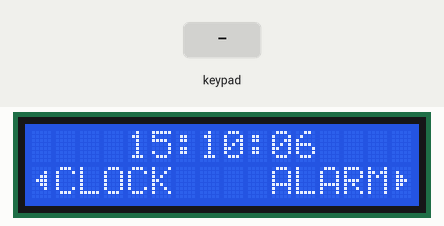
Bench run of a sketch on a simulated Arduino Uno, built with avr-gcc and run on an emulated ATmega328P. Shown: 16×2 character LCD. The inputs (shaded band) are chosen by the test bench.

Above: at 1.3 s.
1.4 s: key 'R' pressed
At 2.0 s:
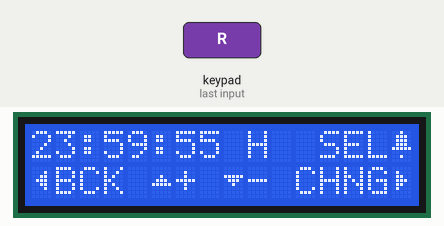
3.1 s: key 'S' pressed
At 4.8 s:
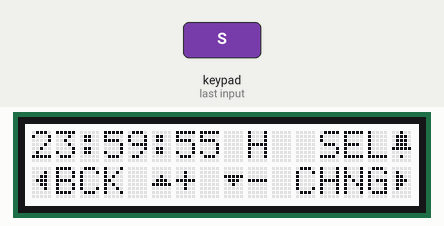
5.1 s: key 'L' pressed
At 5.9 s:
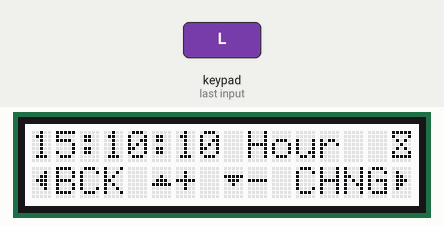
Timing chart, 0 to 8.1 s (numbered marks = the images above; inputs shaded):
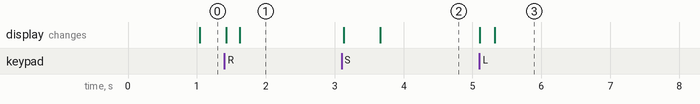

Measured:
- after the input at 1.4 s, the display: first changes at once (image 1 shows a later state)
- after the input at 3.1 s, the display: first changes at once (image 2 shows a later state)
- after the input at 5.1 s, the display: first changes at once (image 3 shows a later state)

The sketch:

Coursework-Alarm-Clock.ino
```cpp
#include <Adafruit_RGBLCDShield.h> // Header file for LCD Shield function

#define RED 0x1 // Colour Constants for the LED Backlight
#define YELLOW 0x3
#define GREEN 0x2
#define TEAL 0x6
#define BLUE 0x4
#define VIOLET 0x5
#define WHITE 0x7

Adafruit_RGBLCDShield lcd = Adafruit_RGBLCDShield(); // Initialise LCD Shield library

enum Display { // Declare all the alarms possible states as an Enum
  CLOCK,
  CLOCKSET,
  ALARMSET,
  ALARM, // Each one represents a different possible state,
};       // and allows us to easily determine what state the alarm is in at any one time


Display display = CLOCK; // Start the alarm in the CLOCK state

void SetDisplayType(Display type){ // create a Helper function to change the state of the alarm
  display = type;
  lcd.clear(); // Clear the screen because when we change state we are most likely going to be drawing something new
}

class Time { // Time Class is used help us handle the time format and update it, while keeping it all organised and easy to use
  private:
    long second; // Private variables are only available to functions inside this class
    long minute;
    long hour;
    long starttime; // starttime is used to offset the time at the start, allowing us to start at times other than 00:00:00
    long startmillis; // startmillis is used as an offset to time how long people spend in the menu setting the alarm then adjust the time accordingly
                      // since my clock uses millis() the time is always being updated

    bool aalive = false; // Alarm clock variables
    long ahour;
    long asecond;
    long aminute;

    String DigitDisplay(int t){ // Adds trailing zeroes to numbers below 10, keeps formatting pretty standard
      if(t < 10){
        return "0" + String(t);
      }
      return String(t);
    }

    long TimeToSeconds(){
      return (hour * 60 * 60) + (minute * 60) + (second); // Converts our whole time to seconds
    }

  public:

    Time(int h=15,int m=10, int s=5){
      SetTime(h,m,s);
      SetOffset(); // When the class is intialised and the default time is set store it as our start time
    }

    void SetTime(int h, int m, int s){ // used to set our time after the class has been constructed
      SetHour(h);
      SetMinute(m);
      SetSecond(s);
      SetOffset();
    }

    void SetOffset(){
      starttime = TimeToSeconds(); // Resets the offset of the time
      SetMillisOffset();
    }

    void SetMillisOffset(){
      startmillis = millis() / 1000; // Sets the clock set offset in seconds
    }

    long GetHour(){
      return hour; // Returns the hour of the time as a long
    }

    void SetHour(long h){
      if (h > 23){
        hour = 23;
      }
      else if (h <= 0){
        hour = 0;
      }
      else{
        hour = h;
      } // used to clamp the hour variable to standard hours
      SetOffset(); // update the offsets with the new time
    }

    long GetMinute(){
      return minute; // Return the minutes as a long
    }

    void SetMinute(long m){
      if (m > 59){
        minute = 59;
      }
      else if(m <= 0){
        minute = 0;
      }
      else{
        minute = m;
      } // Clamps minutes between 0-59
      SetOffset();// update the offsets since the time has been changed
    }

    long GetSecond(){
      return second; // return second as a long
    }

    void SetSecond(long s){
      if (s > 59){
        second = 59;
      }
      else if(s <= 0){
        second = 0;
      }
      else{
        second = s;
      } // same as above
      SetOffset();
    }

    String GetTime(){
      return DigitDisplay(hour) + ":" + DigitDisplay(minute) + ":" + DigitDisplay(second);
    } // Return a formatted time with trailing zeroes and :

    void SetAlarm(long h, long m, long s){
      ahour = h;
      aminute = m;
      asecond = s;
      aalive = true; // used to start the alarm at a given time
    }

    void SetAlarm(bool active){
      aalive = active; // Sets the alarm on or off
    }

    bool IsAlarm(){
      return aalive; // returns if the alarm is on as a bool (True = on / False = off)
    }

    void CheckAlarm(){
      if (!aalive){ return; } // check if the alarm is active
      if (second == asecond && minute == aminute && hour == ahour){ // check if all the seconds, minutes and hours line up
        Alarm(); // if so activate the alarm
      }
    }

    void Alarm(){
      SetDisplayType(ALARM); // set the display type
      lcd.clear(); // clear the screen
      aalive = false; // turn the alarm off
    }

    void AddTime(long s){ // used to add seconds to the current time
      if (GetSecond() + s < 60){
        SetSecond(GetSecond() + s);
      }
      else {
        int r = (GetSecond() + s) - 60;
        if(GetMinute() == 59){
          if(GetHour() == 23){
            SetHour(0);
          }
          else{
            SetHour(GetHour() + 1);
          }
          SetMinute(0);
        }
        else{
          SetMinute(GetMinute() + 1);
        }
        SetSecond(r);
      } // each statement checks to ensure that the updating value will be inside their range, if not we update that value and carry the remainder to update
    }   // only supports an extra minute or so, because of `int r = (GetSecond() + s) - 60;` could possible be still above 60 and then setSecond will clamp that value back to 59

    void Update(){
      long t = ((millis() / 1000) - startmillis) + starttime; // Applies the offset of when we set the time, returns uptime in seconds with the offsets applied
      second = (t % 60); // work out the amount of seconds passed this minute
      minute = (t / 60) % 60; // works out the amount of minutes
      hour = (t / 60 / 60) % 24; // works out the amount of hours

      CheckAlarm(); // check the updated values against the alarm
    }
};

Time time; // Initial Time class used for time keeping

char buffer[24]; // buffer used to print the help menus, along the bottom

enum Character{ // Custom Characters
  LeftArrow = 1,
  RightArrow = 2,
  DownArrow = 3,
  UpArrow = 4,
  Alarm = 5,
  Clock = 6,
};

uint8_t LArrow[8] = {0,2,6,14,6,2,0};
uint8_t RArrow[8] = {0,8,12,14,12,8,0};
uint8_t DArrow[8] = {0,0,31,14,4,0,0};
uint8_t UArrow[8] = {0,0,4,14,31,0,0};

uint8_t AAlarm[8] = {4,14,14,14,31,0,4};
uint8_t AClock[8] = {31,17,10,4,10,17,31}; // Custom Characters

void setup() {
  // put your setup code here, to run once:
  Serial.begin(9600); // start the serial monitor
  lcd.begin(16,2); // start the lcd with a dimension of 16,2

  lcd.createChar(LeftArrow, LArrow);
  lcd.createChar(RightArrow, RArrow);
  lcd.createChar(DownArrow, DArrow);
  lcd.createChar(UpArrow, UArrow);
  lcd.createChar(Alarm, AAlarm);
  lcd.createChar(Clock, AClock); // register the custom characters to their corresponding enum with the predefined arrays
}

void loop() { // main loop, everything updates in here
  // put your main code here, to run repeatedly:
  if (display == CLOCK){ // if we're on the main display update the time
     time.Update(); // Update the Time based on system clock / offset
  }

  switch(display){ // depending on the display depends on what function we run, and in turn what is drawn on the screen
    case CLOCK: HandleClock(); break;
    case CLOCKSET: HandleClockSet(); break;
    case ALARMSET: HandleAlarmSet(); break;
    case ALARM: HandleAlarm(); break;
    default: HandleClock();
  }

  ButtonHandler(); // Run the global button handler, some functions will have their own handlers as well to handle custom functions
}

void HandleClock(){
  lcd.setCursor(0,0);
  lcd.print("    " + time.GetTime() + " "); // string is used for padding to centre time

  if(time.IsAlarm()){
    lcd.setCursor(15,0);
    sprintf(buffer, "%c", Alarm); // if the alarm is on draw an indicator in the top right
    lcd.print(buffer);
  }

  lcd.setCursor(0,1);
  sprintf(buffer, "%cCLOCK    ALARM%c", LeftArrow, RightArrow);
  lcd.print(buffer); // Help Menu for Clock
}

enum SetType{
  Hour,
  Minute,
  Second,
};

SetType caretPos = Hour; // stores the current position to alter

void HandleClockSet(){ // Clock Set Function
  uint8_t buttons = lcd.readButtons();

  if(buttons){
    if(buttons & BUTTON_UP){
      switch(caretPos){ // get the current caret position and add 1 to that value
        case Hour: time.SetTime(time.GetHour() + 1, time.GetMinute(), time.GetSecond()); break;
        case Minute: time.SetTime(time.GetHour(), time.GetMinute() + 1, time.GetSecond());  break;
        case Second: time.SetTime(time.GetHour(), time.GetMinute(), time.GetSecond() + 1);  break;
      }
      time.SetMillisOffset();
    }
    if(buttons & BUTTON_DOWN){
      switch(caretPos){ // same as above but take away 1
        case Hour: time.SetTime(time.GetHour() - 1, time.GetMinute(), time.GetSecond()); break;
        case Minute: time.SetTime(time.GetHour(), time.GetMinute() - 1, time.GetSecond()); break;
        case Second: time.SetTime(time.GetHour(), time.GetMinute(), time.GetSecond() -1); break;
      }
      time.SetMillisOffset();
    }
    if(buttons & BUTTON_RIGHT){
      int tmp = (int)caretPos + 1; // cast enum to int + 1
      if(tmp > (int)Second){ // check if we're on the last enum
        caretPos = Hour; // change enum to start
      }
      else{
        caretPos = (SetType)tmp; // if not cast the increment enum back to SetType
      }
    }
  }

  lcd.setCursor(9, 0);
  switch(caretPos){
    case Hour: lcd.print("Hour"); break; // Prevents us from having to clear the screen if we make them all the same amount of characters
    case Minute: lcd.print("Mins"); break;
    case Second: lcd.print("Secs"); break;
  }
  sprintf(buffer, "%c", Clock);
  lcd.setCursor(15,0);
  lcd.print(buffer);

  lcd.setCursor(0,0);
  lcd.print(time.GetTime()); // general drawing, time, icon and help menu

  lcd.setCursor(0,1);
  sprintf(buffer, "%cBCK %c+ %c- CHNG%c", LeftArrow, UpArrow, DownArrow, RightArrow);
  lcd.print(buffer); // Help Menu for Setting Clock
}


Time alarm(23,59,55); // default alarm time
void HandleAlarmSet(){ // Alarm Set Function
  uint8_t buttons = lcd.readButtons();

  if(buttons){
    if(buttons & BUTTON_UP){
      switch(caretPos){ // Same code used in the SetClock is used here, only difference here is we used another class to store our values
        case Hour: alarm.SetTime(alarm.GetHour() + 1, alarm.GetMinute(), alarm.GetSecond()); break;
        case Minute: alarm.SetTime(alarm.GetHour(), alarm.GetMinute() + 1, alarm.GetSecond());  break;
        case Second: alarm.SetTime(alarm.GetHour(), alarm.GetMinute(), alarm.GetSecond() + 1);  break;
      }
    }
    if(buttons & BUTTON_DOWN){
      switch(caretPos){
        case Hour: alarm.SetTime(alarm.GetHour() - 1, alarm.GetMinute(), alarm.GetSecond()); break;
        case Minute: alarm.SetTime(alarm.GetHour(), alarm.GetMinute() - 1, alarm.GetSecond()); break;
        case Second: alarm.SetTime(alarm.GetHour(), alarm.GetMinute(), alarm.GetSecond() -1); break;
      }
    }
    if(buttons & BUTTON_RIGHT){
      int tmp = (int)caretPos + 1;
      if(tmp > (int)Second){
        caretPos = Hour;
      }
      else{
        caretPos = (SetType)tmp;
      }
    }
    if(buttons & BUTTON_SELECT){
      if(time.IsAlarm()){ // if the alarm has been set turn it off
        time.SetAlarm(false);
        lcd.setBacklight(RED);
        delay(500);
      }
      else{ // otherwise turn it one and set the alarm on the main time class
        time.SetAlarm(alarm.GetHour(), alarm.GetMinute(), alarm.GetSecond());
        lcd.setBacklight(GREEN);
        delay(500); // delays are used to make the backlights appear longer
      }
      lcd.setBacklight(WHITE);
    }
  }

  lcd.setCursor(9, 0);
  switch(caretPos){
    case Hour: lcd.print("H"); break; // Prevents us from having to clear the screen if we make them all the same amount of characters
    case Minute: lcd.print("M"); break;
    case Second: lcd.print("S"); break;
  }
  sprintf(buffer, "SEL%c", Alarm);
  lcd.setCursor(12,0);
  lcd.print(buffer);

  lcd.setCursor(0,0);
  lcd.print(alarm.GetTime()); // general drawing functions

  lcd.setCursor(0,1);
  sprintf(buffer, "%cBCK %c+ %c- CHNG%c", LeftArrow, UpArrow, DownArrow, RightArrow);
  lcd.print(buffer); // Help Menu for Setting Clock
}

void HandleAlarm(){ // Alarm Screen
  lcd.setCursor(3,0);
  sprintf(buffer, "%c ALARM! %c", Alarm, Alarm);
  lcd.print(buffer);

  lcd.setBacklight(YELLOW); // General Drawing functions

  lcd.setCursor(0,1);
  sprintf(buffer, "ANY      %cSnooze", DownArrow);
  lcd.print(buffer);

  uint8_t buttons = lcd.readButtons();

  if(buttons){
    if(buttons & BUTTON_DOWN){
      alarm.SetTime(time.GetHour(), time.GetMinute(), time.GetSecond()); // Update the time to the most recent before setting snooze
      alarm.AddTime(30);
      time.SetAlarm(alarm.GetHour(), alarm.GetMinute(), alarm.GetSecond()); // If snooze was activate add 30 seconds to the alarm clock and set the alarm on the time class with updated values
    }
    SetDisplayType(CLOCK); // If a button is pressed reset back to the clock state
    lcd.setBacklight(WHITE); // reset backlight
  }
}

void ButtonHandler(){ // Main Button Handler
  uint8_t buttons = lcd.readButtons();

  if(buttons){
    if(buttons & BUTTON_LEFT){
      if (display == CLOCK){
        SetDisplayType(CLOCKSET);
      } // if the display is clock and button is left go to clockset, else go back to clock
      else{
        SetDisplayType(CLOCK);
      }
      lcd.clear(); // Clear the LCD for the change in draw
    }
    if(buttons & BUTTON_RIGHT){
      if (display == CLOCK){ // Only trigger this when we're at the "main menu" / main clock
        SetDisplayType(ALARMSET);
      }
      lcd.clear(); // Clear the LCD for the change in draw
    }
  }
}
```
